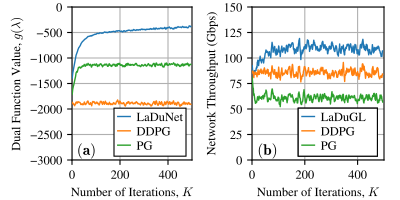

Write Python code to recreate this figure.
import os

import matplotlib.pyplot as plt
import numpy as np

#create a figure with (2,1) subplots
FONT_SIZE = 9
fig_width_px = 400
fig_height_px = 200
dpi = 100  # Typical screen DPI, adjust if necessary
fig_width_in = fig_width_px / dpi
fig_height_in = fig_height_px / dpi

plt.rcParams.update({
    # --- make every normal string use Times or the best fall-back ----
    'font.family' : 'serif',
    'font.serif'  : ['Times New Roman', 'Times', 'Nimbus Roman', 'STIXGeneral'],
    # --- keep your existing sizing rules ----------------------------
    'font.size'        : FONT_SIZE,
    'axes.titlesize'   : FONT_SIZE,
    'axes.labelsize'   : FONT_SIZE,
    'xtick.labelsize'  : FONT_SIZE,
    'ytick.labelsize'  : FONT_SIZE,
    'legend.fontsize'  : FONT_SIZE,
})
plt.rc('mathtext', fontset='cm')
plt.rcParams['pdf.fonttype'] = 42
plt.rcParams['ps.fonttype'] = 42

current_dir = os.path.dirname(os.path.abspath(__file__))

results_dir = [
    "/home/zhouyou/leo-sat-flow/sim_alg_j1_res/train_ld_starlink_1000_varying_beta/train_ld_starlink_1000_varying_beta-2025-October-22-10-55-40-ail/BETA_0_7000",
    "/home/zhouyou/leo-sat-flow/sim_alg_j1_res/train_rl_starlink_1000_dpg/train_rl_starlink_1000_dpg-2025-October-22-11-37-48-ail/res",
    "/home/zhouyou/leo-sat-flow/sim_alg_j1_res/train_rl_starlink_1000_pg/train_rl_starlink_1000_pg-2025-October-22-12-12-05-ail/res",
]
# Plot the data
fig, axs_list = plt.subplots(1,2,)
fig.set_size_inches(fig_width_in, fig_height_in)  # 3.5 inches width, height adjusted to maintain aspect ratio

N_POINTS = 500
res = np.zeros((len(results_dir), 4, N_POINTS))
result_list = []
for i, data_file in enumerate(results_dir):
    data = np.genfromtxt(data_file, delimiter=',')
    if i == 0:
        res[i, 0, :] = data[:, 4]
        res[i, 1, :] = data[:, 3]
    else:
        res[i, 0, :] = data[:, 5]
        res[i, 1, :] = data[:, 4]

axs = axs_list[0]
lines1 = []
lines2 = []
for i, b in enumerate(results_dir):
    AVG_N = 5
    avg = np.convolve(res[i,0,:], np.ones(AVG_N)/AVG_N, mode='full')[AVG_N:N_POINTS]
    line, = axs.plot(np.arange(N_POINTS-AVG_N)+1, avg,linewidth=1, zorder=3)
    lines1.append(line)
    print(avg)
axs.set_position([0.18, 0.2, 0.3, 0.765])
axs.set_xlabel(r'Number of Iterations, $K$')
axs.set_ylabel(r'Dual Function Value, $g(\lambda)$')
axs.set_xlim(0, N_POINTS)
axs.set_ylim(-3000, -0)
axs.grid(True, zorder=0)
axs.text(20, -3000, r'$\bf{(a)}$', fontsize=FONT_SIZE+2, verticalalignment='bottom')



data_name_list = [r"LaDuNet", r"DDPG", r"PG"] 
ncol = 1  # Number of columns in the legend
h, l = lines1, data_name_list
# nrows = -(-len(h) // ncol)                         # ceiling division
# idx   = np.arange(len(h))
# pad   = nrows * ncol - len(idx)
# idx   = np.concatenate([idx, np.full(pad, -1)])    # pad
# order = idx.reshape(nrows, ncol).T.ravel()
# order = order[order >= 0]                          # drop sentinels
# h = [h[i] for i in order]
# l = [l[i] for i in order]

leg = axs.legend(h,l,fontsize=FONT_SIZE, loc='lower left', bbox_to_anchor=(0.35, 0.025, 0.6, 0.3), mode="expand",ncol = 1 ,borderaxespad=0.,handlelength=1, handleheight= 0.8, handletextpad=0.5, 
frameon=True,          # draw a frame
fancybox=False,        # <-- square corners (like MATLAB)
edgecolor='black',     # black  frame edge
facecolor='white',     # white background
framealpha=1,          # fully opaque
borderpad=0.3,         # tight inner padding (font-size units)
labelspacing=0.2,      # tight vertical space between rows
)   
leg.get_frame().set_linewidth(0.8)  # MATLAB-thin border

axs = axs_list[1]
lines1 = []
lines2 = []
for i, b in enumerate(results_dir):
    AVG_N = 5
    avg = np.convolve(-res[i,1,:], np.ones(AVG_N)/AVG_N, mode='full')[AVG_N:N_POINTS]
    line, = axs.plot(np.arange(N_POINTS-AVG_N)+1, avg, linewidth=1., zorder=3)
    lines1.append(line)
    # line, = axs.plot(np.arange(N_POINTS)+1, res[i,1,:],linewidth=1)
    # lines2.append(line)
    # line, = axs.plot(np.arange(N_POINTS)+1, res[i,2,:],linewidth=1)
    # lines.append(line)
    # line, = axs.plot(np.arange(N_POINTS)+1, res[i,3,:],linewidth=1)
    # lines.append(line)
# line, = axs.plot(np.arange(N_POINTS)+1, -res[0,2,:],linewidth=1)
# lines1.append(line)

axs.set_position([0.63, 0.2, 0.33, 0.765])
axs.set_xlabel(r'Number of Iterations, $K$')
axs.set_ylabel(r"Network Throughput (Gbps)")
axs.set_xlim(0, N_POINTS)
axs.set_ylim(0, 150)
axs.set_yticks([0, 25, 50, 75, 100, 125, 150])
axs.grid(True, zorder=0)
axs.text(20, 0, r'$\bf{(b)}$', fontsize=FONT_SIZE+2, verticalalignment='bottom')


data_name_list = [r"LaDuGL", r"DDPG", r"PG"]
data_name_list.append(r"MRate")
ncol = 1  # Number of columns in the legend
h, l = lines1, data_name_list
# nrows = -(-len(h) // ncol)                         # ceiling division
# idx   = np.arange(len(h))
# pad   = nrows * ncol - len(idx)
# idx   = np.concatenate([idx, np.full(pad, -1)])    # pad
# order = idx.reshape(nrows, ncol).T.ravel()
# order = order[order >= 0]                          # drop sentinels
# h = [h[i] for i in order]
# l = [l[i] for i in order]

leg = axs.legend(h,l,fontsize=FONT_SIZE, loc='lower left', bbox_to_anchor=(0.35, 0.025, 0.6, 0.3), mode="expand",ncol = 1 ,borderaxespad=0.,handlelength=1, handleheight= 0.8, handletextpad=0.5, 
frameon=True,          # draw a frame
fancybox=False,        # <-- square corners (like MATLAB)
edgecolor='black',     # black  frame edge
facecolor='white',     # white background
framealpha=1,          # fully opaque
borderpad=0.3,         # tight inner padding (font-size units)
labelspacing=0.2,      # tight vertical space between rows
)   
leg.get_frame().set_linewidth(0.8)  # MATLAB-thin border
axs.add_artist(leg)

# Save the figure as a PDF
print("Saving figure to:", current_dir)
output_path = os.path.join(current_dir, os.path.splitext(os.path.basename(__file__))[0]) + '.pdf'

fig.savefig(output_path, format='pdf', pad_inches=0.)
